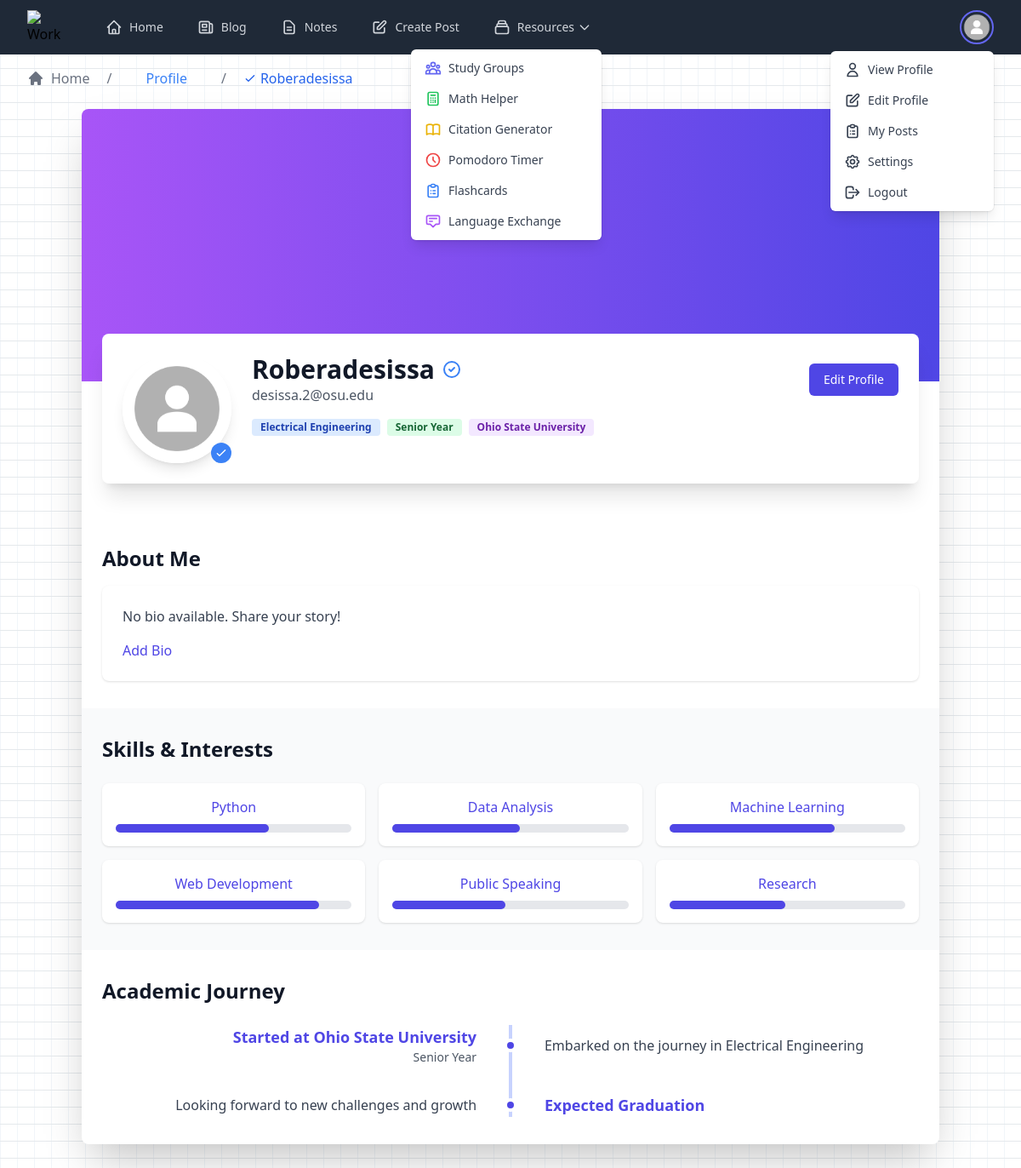
The app's page /profile (signed in) with its own data.
### models/user.py (models this page shows, shortened)
class User(db.Model, UserMixin):
    id = db.Column(db.Integer, primary_key=True)
    first_name = db.Column(db.String(50), nullable=False)
    last_name = db.Column(db.String(50), nullable=False)
    username = db.Column(db.String(20), unique=True, nullable=False)
    email = db.Column(db.String(120), unique=True, nullable=False)
    password_hash = db.Column(db.String(128), nullable=False)
    school = db.Column(db.String(100), nullable=False)
    major = db.Column(db.String(100), nullable=False)
    year = db.Column(db.String(20), nullable=False)
    posts = db.relationship('Post', backref='author', lazy='dynamic')
    liked_posts = db.relationship('Post', secondary='post_likes', back_populates='liked_by', lazy='dynamic')
    comments = db.relationship('Comment', backref='author', lazy='dynamic')
    bio = db.Column(db.Text)
    location = db.Column(db.String(100))
    website = db.Column(db.String(200))
    notes = db.relationship('Note', backref='author', lazy='dynamic')
    followers = db.relationship('Follow', foreign_keys='Follow.followed_id', backref='followed', lazy='dynamic')
    following = db.relationship('Follow', foreign_keys='Follow.follower_id', backref='follower', lazy='dynamic')
    messages_sent = db.relationship('Message', foreign_keys='Message.sender_id', backref='sender', lazy='dynamic')
    messages_received = db.relationship('Message', foreign_keys='Message.recipient_id', backref='recipient', lazy='dynamic')
    last_message_read_time = db.Column(db.DateTime)
    notifications = db.relationship('Notification', backref='user', lazy='dynamic')
    tasks = db.relationship('Task', backref='user', lazy='dynamic')
    joined_date = db.Column(db.DateTime, default=datetime.utcnow)

### routes/main.py (the view)
@main.route('/profile')
@login_required
def profile():
    posts_count = current_user.posts.count()
    liked_posts_count = current_user.liked_posts.count()
    comments_count = current_user.comments.count()
    recent_posts = current_user.posts.order_by(Post.date_posted.desc()).limit(6).all()
    return render_template('profile.html', title='Profile',
                           posts_count=posts_count,
                           liked_posts_count=liked_posts_count,
                           comments_count=comments_count,
                           recent_posts=recent_posts,
                           Post=Post)

### models/user.py (called while the page is built)
@login_manager.user_loader
def load_user(user_id):
    return User.query.get(int(user_id))

### templates/profile.html (shortened to what this page needs)
{% extends "base.html" %}
{% block breadcrumbs %}
{{ super() }}
<span class="mx-5 text-gray-500 dark:text-gray-500">/</span>
<span class="mx-5 text-blue-500 dark:text-blue-500">Profile</span>
<span class="mx-5 text-gray-500 dark:text-gray-500">/</span>
<span class="text-blue-600 dark:text-blue-400 flex items-center">
    <svg class="w-4 h-4 mr-1" fill="none" stroke="currentColor" viewBox="0 0 24 24" xmlns="http://www.w3.org/2000/svg">
        <path stroke-linecap="round" stroke-linejoin="round" stroke-width="2" d="M5 13l4 4L19 7"></path>
    </svg>
    {{ current_user.username }}
</span>
{% endblock %}
{% block content %}
<div class="max-w-6xl mx-auto px-4 sm:px-6 lg:px-8 py-8">
    <div class="bg-white shadow-2xl rounded-lg overflow-hidden">
        <div id="profile-banner" class="h-80 bg-gradient-to-r from-purple-500 to-indigo-600 relative">
            <button id="change-banner" class="absolute top-4 right-4 bg-white text-gray-800 rounded-full p-2 hover:bg-gray-200 transition duration-300">
            </button>
        </div>
        <div class="relative px-6 py-10 -mt-24">
            <div class="bg-white rounded-lg shadow-xl p-6">
                <div class="flex flex-col sm:flex-row items-center sm:items-start">
                    <div class="relative">
                        <img class="w-32 h-32 rounded-full border-4 border-white shadow-lg" src="{{ current_user.profile_picture or url_for('static', filename='images/default_profile.jpg') }}" alt="{{ current_user.username }}">
                        <span class="absolute bottom-0 right-0 bg-blue-500 rounded-full p-1">
                            <svg class="w-4 h-4 text-white" fill="none" stroke="currentColor" viewBox="0 0 24 24" xmlns="http://www.w3.org/2000/svg">
                                <path stroke-linecap="round" stroke-linejoin="round" stroke-width="2" d="M5 13l4 4L19 7"></path>
                            </svg>
                        </span>
                    </div>
                    <div class="mt-4 sm:mt-0 sm:ml-6 text-center sm:text-left flex-grow">
                        <div class="flex items-center justify-between">
                            <div>
                                <h1 class="text-3xl font-bold text-gray-900 flex items-center">
                                    {{ current_user.username }}
                                    <svg class="w-6 h-6 text-blue-500 ml-2" fill="none" stroke="currentColor" viewBox="0 0 24 24" xmlns="http://www.w3.org/2000/svg">
                                        <path stroke-linecap="round" stroke-linejoin="round" stroke-width="2" d="M9 12l2 2 4-4m6 2a9 9 0 11-18 0 9 9 0 0118 0z"></path>
                                    </svg>
                                </h1>
                                <p class="text-gray-600">{{ current_user.email }}</p>
                            </div>
                            <a href="{{ url_for('main.edit_profile') }}" class="inline-flex items-center px-4 py-2 border border-transparent text-sm font-medium rounded-md text-white bg-indigo-600 hover:bg-indigo-700 focus:outline-none focus:ring-2 focus:ring-offset-2 focus:ring-indigo-500">
                                Edit Profile
                            </a>
                        </div>
                        <div class="mt-4 flex flex-wrap justify-center sm:justify-start">
                            <span class="bg-blue-100 text-blue-800 text-xs font-semibold mr-2 mb-2 px-2.5 py-0.5 rounded">{{ current_user.major }}</span>
                            <span class="bg-green-100 text-green-800 text-xs font-semibold mr-2 mb-2 px-2.5 py-0.5 rounded">{{ current_user.year }} Year</span>
                            <span class="bg-purple-100 text-purple-800 text-xs font-semibold mr-2 mb-2 px-2.5 py-0.5 rounded">{{ current_user.school }}</span>
                        </div>
                    </div>
                </div>
            </div>
        </div>
        <div class="px-6 py-8">
            <h2 class="text-2xl font-semibold text-gray-900 mb-4">About Me</h2>
            <div class="bg-white rounded-lg shadow p-6">
                <p class="text-gray-700">{{ current_user.bio or 'No bio available. Share your story!' }}</p>
                {% if not current_user.bio %}
                    <button class="mt-4 text-indigo-600 hover:text-indigo-800 font-medium">Add Bio</button>
                {% endif %}
            </div>
        </div>
        <div class="px-6 py-8 bg-gray-50">
            <h2 class="text-2xl font-semibold text-gray-900 mb-6">Skills & Interests</h2>
            <div class="grid grid-cols-2 md:grid-cols-3 gap-4">
                {% set skills = ['Python', 'Data Analysis', 'Machine Learning', 'Web Development', 'Public Speaking', 'Research'] %}
                {% for skill in skills %}
                    <div class="bg-white rounded-lg shadow p-4 text-center">
                        <span class="text-indigo-600 font-medium">{{ skill }}</span>
                        <div class="mt-2 w-full bg-gray-200 rounded-full h-2.5">
                            <div class="bg-indigo-600 h-2.5 rounded-full" style="width: {{ range(45, 95)|random }}%"></div>
                        </div>
                    </div>
                {% endfor %}
            </div>
        </div>
        <div class="px-6 py-8">
            <h2 class="text-2xl font-semibold text-gray-900 mb-6">Academic Journey</h2>
            <div class="relative">
                <div class="absolute left-1/2 transform -translate-x-1/2 w-1 h-full bg-indigo-200"></div>
                <div class="space-y-8 relative">
                    <div class="flex items-center w-full">
                        <div class="w-1/2 pr-8 text-right">
                            <h3 class="text-lg font-semibold text-indigo-600">Started at {{ current_user.school }}</h3>
                            <p class="text-sm text-gray-600">{{ current_user.year }} Year</p>
                        </div>
                        <div class="w-4 h-4 bg-indigo-600 rounded-full border-4 border-white"></div>
                        <div class="w-1/2 pl-8">
                            <p class="text-gray-700">Embarked on the journey in {{ current_user.major }}</p>
                        </div>
                    </div>
                    <div class="flex items-center w-full">
                        <div class="w-1/2 pr-8 text-right">
                            <p class="text-gray-700">Looking forward to new challenges and growth</p>
                        </div>
                        <div class="w-4 h-4 bg-indigo-600 rounded-full border-4 border-white"></div>
                        <div class="w-1/2 pl-8">
                            <h3 class="text-lg font-semibold text-indigo-600">Expected Graduation</h3>
                        </div>
                    </div>
                </div>
            </div>
        </div>
    </div>
</div>
{% endblock %}

### records on screen
User: username "Roberadesissa", email "desissa.2@osu.edu", major "Electrical Engineering", year "Senior", school "Ohio State University", bio "No bio available. Share your story!"

### other values on screen
{{ skill }} "Python" "Data Analysis" "Machine Learning" "Web Development" "Public Speaking" "Research"
